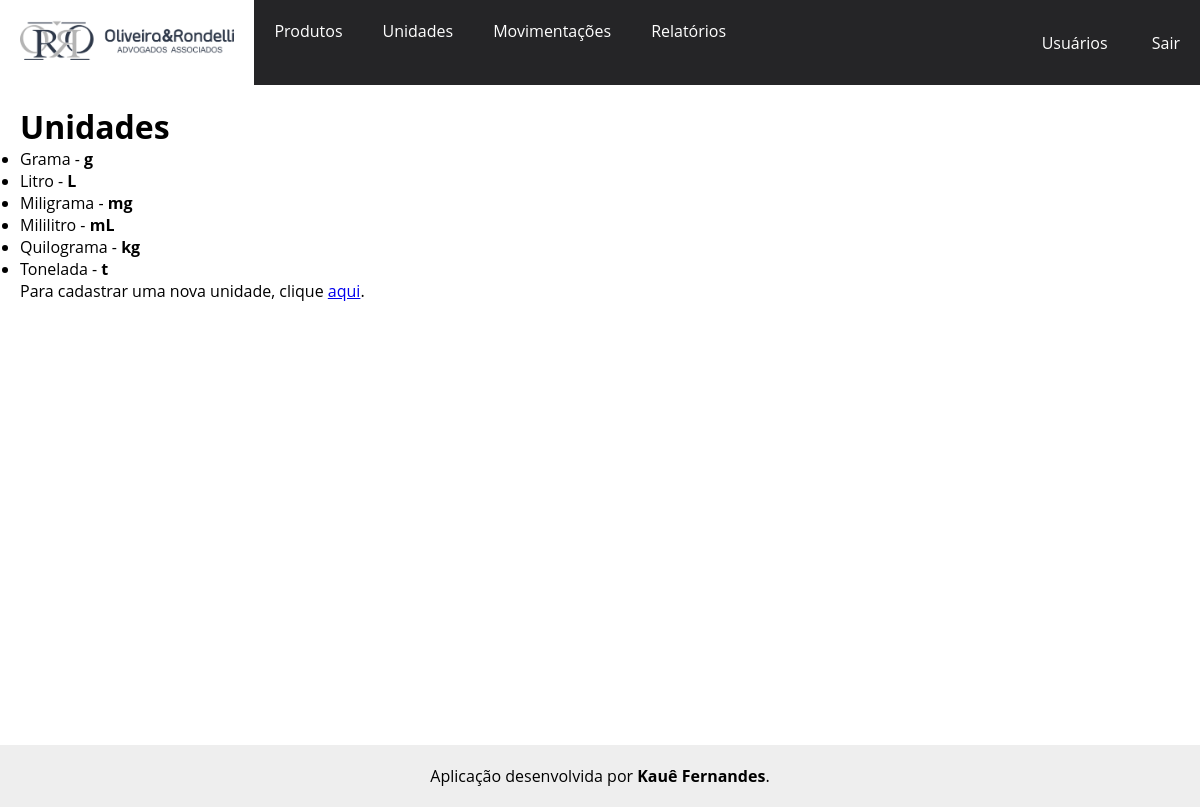
Before: /produtos/unidades/ (signed in) with the older database file.
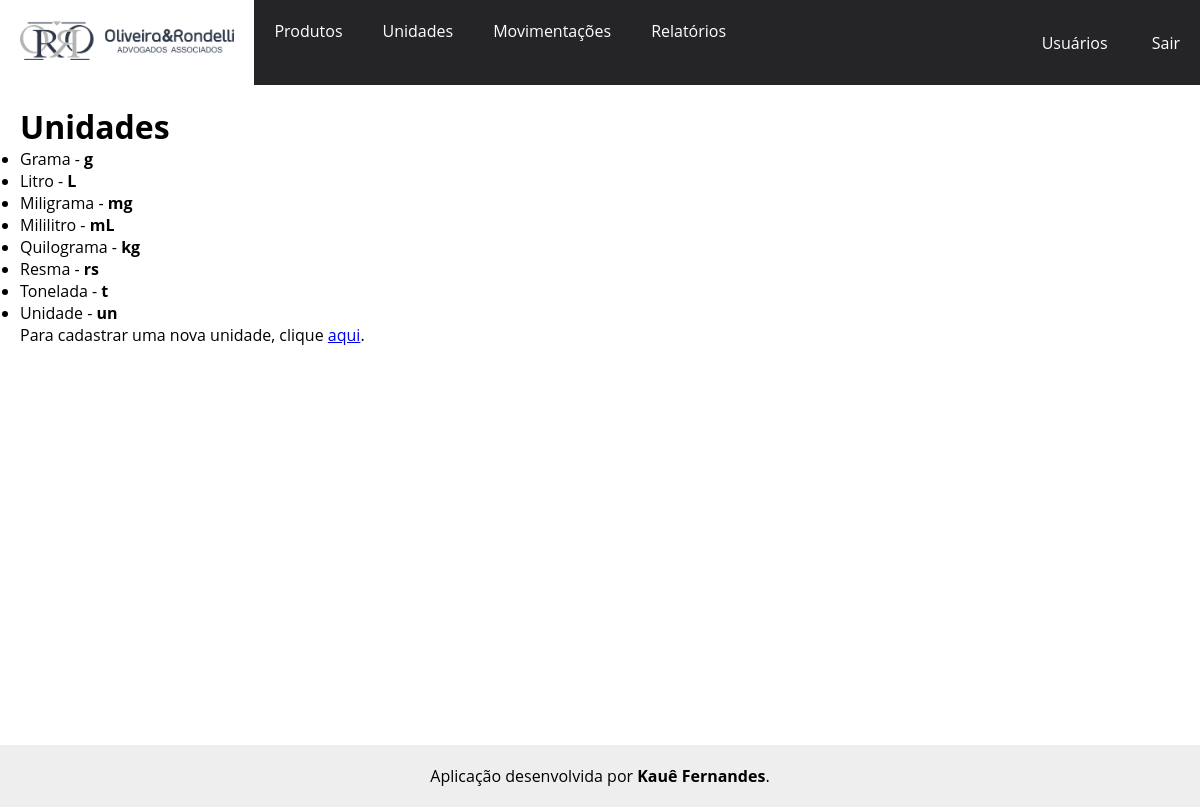
After: the same page with the newer database file.
### produtos/models.py (models this page shows)
class Unidades(models.Model):
    uni_nome = models.CharField('Nome', max_length=10)                  # Nome da unidade
    uni_sigla = models.CharField('Sigla', max_length=5)                 # Sigla da unidade
    uni_data_adicionada = models.DateTimeField(auto_now_add=True)       # Data em que a unidade foi adicionada
    uni_data_modificado = models.DateTimeField(auto_now=True)           # Data em que a unidade foi modificada
    def __str__(self):
        return self.uni_nome
    class Meta:
        verbose_name = 'Unidade'
        verbose_name_plural = 'Unidades'
        ordering = ['-uni_nome']

### produtos/views.py (the view)
# urls.py: path('unidades/', views.lista_unidades, name = 'unidades'),                         # Caminho para a página das unidades
@login_required
def lista_unidades(request):
    unidades = Unidades.objects.order_by('uni_nome')
    context = {'unidades': unidades}
    return render(request, 'unidades/lista_unidades.html', context)

### produtos/templates/unidades/lista_unidades.html (shortened to what this page needs)
<!DOCTYPE html>
{% extends "core/base.html" %}
    {% block content %}
    <h1>Unidades</h1>
    <ul>
        {% for unidade in unidades %}
            <li>{{ unidade }} - <b>{{ unidade.uni_sigla }}</b></li>
        {% empty %}
            <li>Não existe produto cadastrado.</li>
        {% endfor %}
    </ul>
    <p>Para cadastrar uma nova unidade, clique <a href="{% url 'nova_unidade' %}">aqui</a>.</p>
    {% endblock content %}

Changed rows visible on the page:
added Unidades: uni_nome "Resma", uni_sigla "rs"
added Unidades: uni_nome "Unidade", uni_sigla "un"
